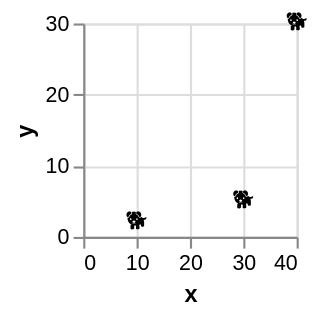

Specify this chart in Vega-Lite:
### Vega-Lite specification from a JSON file in a GitHub repository (floating-point values rounded to 4 significant figures)
{"$schema": "https://vega.github.io/schema/vega-lite/v5.json", "data": {"values": [{"x": 10, "y": 2}, {"x": 30, "y": 5}, {"x": 40, "y": 30}]}, "encoding": {"text": {"value": "🐕"}, "x": {"field": "x", "type": "quantitative"}, "y": {"field": "y", "type": "quantitative"}}, "height": 100, "mark": "text", "width": 100}
